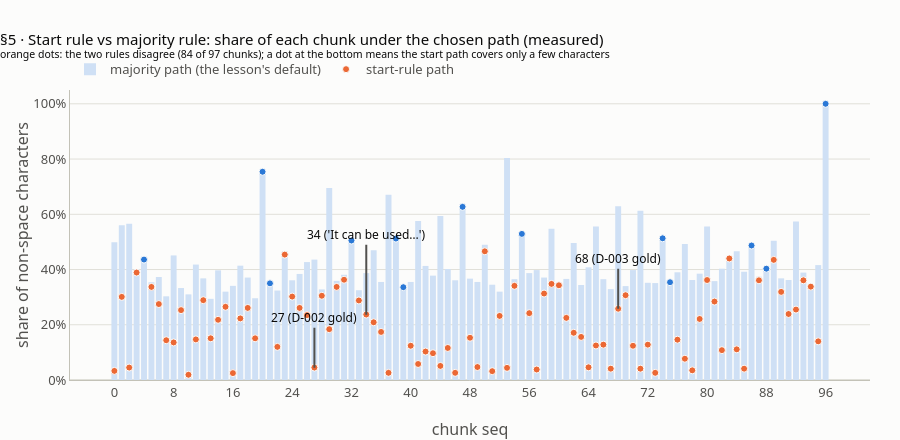
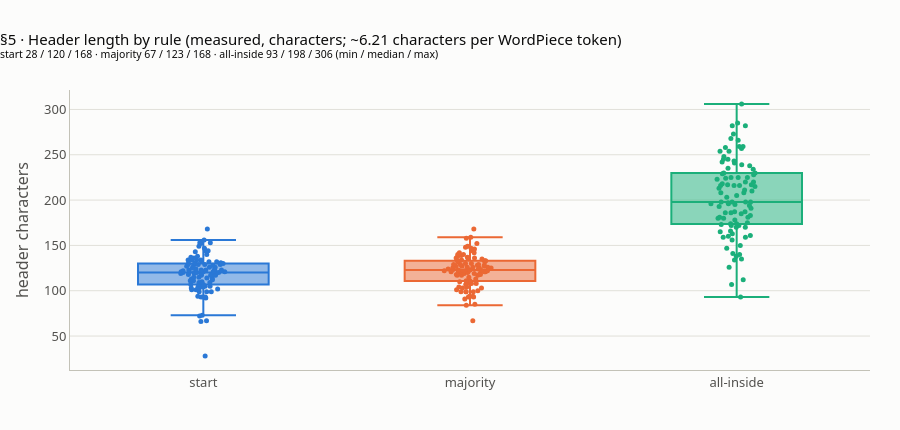

Notebook code for these charts, in order:
### Markdown cell above
## 5 · Which heading a chunk gets

**What this verifies** (lesson step 5, `#assign`; fact K4). A chunk of 1,000 characters on a page with a heading every 257 characters usually holds **several** headings (**94 of 97** hold two or more). Which path goes in its header? Three rules:
- **start rule:** the path in effect at the chunk's first non-space character;
- **majority rule:** the path that covers the most non-space characters of the chunk (the lesson's default);
- **all-inside:** the start path plus every heading that starts inside the chunk (long: 93 / 198 / 306 characters).

Start and majority disagree on **84 of 97** chunks. The running example shows why it matters:
- **chunk 27** (D-002 gold, p.10) starts on the Chapter 6 heading itself, so the start rule gives just `Chapter 6: Global and Local Climate Action`; the majority rule gives `Chapter 6 › International Collaboration › Paris Agreement`, where the answer is.
- **chunk 68** (D-003 gold, p.23): the start rule gives `Chapter 15 › Carbon Capture and Utilization › Direct Air Capture (DAC)`, the **wrong chapter** for its Paris text; the majority rule gives `Chapter 16 › International Agreements › Paris Agreement`.
- **chunk 34** (p.12) is the counter-case: it starts "It can be used for tracking carbon credits", and the start rule's `Chapter 8 › Emerging Technologies › Blockchain for Climate Action` names what "it" is, while the majority rule's `Chapter 8 › Policy and Governance › Integrated Climate Policies` does not. Neither rule is right for every chunk.

**The first chart** shows, for every chunk, the share of its non-space characters that sit under the start-rule path and under the majority path. **The second** compares header lengths under the three rules.

### Code cell
starts_with_head = [i for i, c in enumerate(chunks) if any(h[3] == first_nonspace(c) for h in H)]
diff = [i for i in range(N) if START[i] != MAJ[i]]
multi = [i for i, c in enumerate(chunks) if len(inside(c)) >= 2]
check("§5 chunks containing >= 2 headings (K4)", len(multi), 94)
check("§5 chunks whose first non-space character starts a heading (K4)", len(starts_with_head), 21)
check("§5 start-rule path != majority-rule path (K4)", len(diff), 84)
check("§5 the 13 chunks where the rules agree (K4)", [i for i in range(N) if i not in diff],
      [4, 20, 21, 32, 38, 39, 47, 55, 74, 75, 86, 88, 96])

EXAMPLES = {
    27: dict(span=[20555, 21506], page=10,
             start="Chapter 6: Global and Local Climate Action",
             major="Chapter 6: Global and Local Climate Action › International Collaboration › Paris Agreement",
             inside=["Chapter 6: Global and Local Climate Action", "International Collaboration",
                     "United Nations Framework Convention on Climate Change (UNFCCC)", "Paris Agreement",
                     "National Strategies", "Carbon Pricing"]),
    68: dict(span=[50756, 51413], page=23,
             start="Chapter 15: Climate Change and Technology › Carbon Capture and Utilization › Direct Air Capture (DAC)",
             major="Chapter 16: Global Cooperation and Governance › International Agreements › Paris Agreement",
             inside=["Chapter 16: Global Cooperation and Governance", "International Agreements", "Paris Agreement"]),
    34: dict(span=[25535, 26463], page=12,
             start="Chapter 8: Future Directions and Innovations › Emerging Technologies › Blockchain for Climate Action",
             major="Chapter 8: Future Directions and Innovations › Policy and Governance › Integrated Climate Policies",
             inside=["Bioengineering", "Policy and Governance", "Integrated Climate Policies", "International Cooperation"]),
}
for i, ex in EXAMPLES.items():
    c = chunks[i]
    tag = {27: "D-002 gold", 68: "D-003 gold", 34: "the counter-case"}[i]
    check(f"§5 chunk {i} ({tag}): page and span (K4)", [PAGE[i], c["char_start"], c["char_end"]], [ex["page"], *ex["span"]])
    check(f"§5 chunk {i}: start rule (K4)", fmt_path(START[i], False), ex["start"])
    check(f"§5 chunk {i}: majority rule (K4)", fmt_path(MAJ[i], False), ex["major"])
    check(f"§5 chunk {i}: headings inside (K4)", [h[1] for h in inside(c)], ex["inside"])
check("§5 chunk 68: the start rule names the wrong chapter for D-003's Paris text (K4)",
      [START[68][1].split(":")[0], MAJ[68][1].split(":")[0], "Paris" in chunks[68]["text"]], ["Chapter 15", "Chapter 16", True])

ALL_IN = [fmt_path(START[i]) + "".join(f" | {h[1]}" for h in inside(c) if h[3] > first_nonspace(c))
          for i, c in enumerate(chunks)]
RULES = {"start": HDR["path"], "majority": HDR["major"], "all-inside": ALL_IN}
RULE_STATS = {}
for name, hs in RULES.items():
    L = [len(h) for h in hs]
    est = [wp(len(h) + 2 + len(c["text"])) + 2 for h, c in zip(hs, chunks)]
    RULE_STATS[name] = [min(L), int(statistics.median(L)), max(L), len(set(hs)), sum(x > 256 for x in est)]
    print(f"   rule {name:10s}: header chars min/median/max {RULE_STATS[name][:3]}; distinct {RULE_STATS[name][3]};"
          f" header+chunk over 256 (DERIVED) {RULE_STATS[name][4]}")
check("§5 header length by rule: chars min / median / max, distinct, over 256 DERIVED (K4)", RULE_STATS,
      {"start": [28, 120, 168, 97, 0], "majority": [67, 123, 168, 96, 0], "all-inside": [93, 198, 306, 97, 0]})

# chart 1: the share of each chunk's non-space characters under the start path and under the majority path
tot = [sum(v.values()) for v in VOTES]
sh_start = [VOTES[i][START[i]] / tot[i] for i in range(N)]
sh_major = [VOTES[i][MAJ[i]] / tot[i] for i in range(N)]
fig = go.Figure()
fig.add_bar(x=list(range(N)), y=[round(x, 3) for x in sh_major], name="majority path (the lesson's default)",
            marker=dict(color=LIGHT, line=dict(width=0)),
            customdata=[fmt_path(MAJ[i], False) for i in range(N)],
            hovertemplate="chunk %{x}: majority path covers %{y:.0%}<br>%{customdata}<extra></extra>")
fig.add_scatter(x=list(range(N)), y=[round(x, 3) for x in sh_start], mode="markers", name="start-rule path",
                marker=dict(size=7, color=[ORANGE if i in diff else BLUE for i in range(N)], line=dict(width=1, color=SURFACE)),
                customdata=[fmt_path(START[i], False) for i in range(N)],
                hovertemplate="chunk %{x}: start path covers %{y:.0%}<br>%{customdata}<extra></extra>")
for i, txt, ay in ((27, "27 (D-002 gold)", -50), (34, "34 ('It can be used…')", -80), (68, "68 (D-003 gold)", -50)):
    fig.add_annotation(x=i, y=sh_start[i], text=txt, showarrow=True, arrowhead=0, ax=0, ay=ay, arrowcolor=INK2,
                       font=dict(size=12, color=INK))
fig.update_layout(height=440, barmode="overlay",
                  title="§5 · Start rule vs majority rule: share of each chunk under the chosen path (measured)"
                        "<br><sup>orange dots: the two rules disagree (84 of 97 chunks); a dot at the bottom means the "
                        "start path covers only a few characters</sup>",
                  xaxis=dict(title="chunk seq", dtick=8), yaxis=dict(title="share of non-space characters", tickformat=".0%",
                                                                     range=[0, 1.05]))
fig.show()

# chart 2: header length by rule
fig = go.Figure()
for (name, hs), col in zip(RULES.items(), (BLUE, ORANGE, AQUA)):
    fig.add_box(y=[len(h) for h in hs], name=name, boxpoints="all", jitter=0.4, pointpos=0, marker=dict(size=5, color=col),
                line=dict(color=col), customdata=list(range(N)),
                hovertemplate=f"{name}: chunk %{{customdata}} header %{{y}} chars<extra></extra>")
fig.update_layout(height=430, showlegend=False,
                  title="§5 · Header length by rule (measured, characters; ~6.21 characters per WordPiece token)"
                        "<br><sup>start 28 / 120 / 168 · majority 67 / 123 / 168 · all-inside 93 / 198 / 306 "
                        "(min / median / max)</sup>",
                  yaxis=dict(title="header characters"))
fig.show()

### Figure 1 — Plotly figure (JSON) as saved in the notebook; plotly's stock layout.template omitted (floating-point values rounded to 4 significant figures)
{"data": [{"customdata": ["Chapter 1: Introduction to Climate Change › Historical Context", "Chapter 1: Introduction to Climate Change › Modern Observations", "Chapter 2: Causes of Climate Change › Greenhouse Gases", "Chapter 2: Causes of Climate Change › Greenhouse Gases › Oil", "Chapter 2: Causes of Climate Change › Greenhouse Gases › Natural Gas", "Chapter 2: Causes of Climate Change › Deforestation › Boreal Forests", "Chapter 2: Causes of Climate Change › Agriculture › Fertilizers", "Chapter 3: Effects of Climate Change › Rising Temperatures › Heatwaves", "Chapter 3: Effects of Climate Change › Rising Temperatures › Changing Seasons", "Chapter 3: Effects of Climate Change › Melting Ice and Rising Sea Levels › Coastal Erosion", "Chapter 3: Effects of Climate Change › Extreme Weather Events › Droughts", "Chapter 3: Effects of Climate Change › Extreme Weather Events › Flooding", "Chapter 4: Mitigation and Adaptation", "Chapter 4: Mitigation and Adaptation › Renewable Energy › Solar Power", "Chapter 4: Mitigation and Adaptation › Renewable Energy › Hydroelectric Power", "Chapter 4: Mitigation and Adaptation › Energy Efficiency › Industrial Efficiency", "Chapter 4: Mitigation and Adaptation › Reforestation and Afforestation › Reforestation Projects", "Chapter 4: Mitigation and Adaptation › Climate Policy", "Chapter 4: Mitigation and Adaptation › Research and Innovation", "Chapter 4: Mitigation and Adaptation › Research and Innovation › Sustainable Agriculture", "Chapter 4: Mitigation and Adaptation › Research and Innovation › Sustainable Agriculture", "Chapter 5: The Role of Technology in Climate Change Mitigation › Advanced Renewable Energy Solutions › Next-Generation Solar Technologies", "Chapter 5: The Role of Technology in Climate Change Mitigation › Energy Storage and Grid Management › Battery Storage", "Chapter 5: The Role of Technology in Climate Change Mitigation › Carbon Capture and Utilization › Direct Air Capture", "Chapter 5: The Role of Technology in Climate Change Mitigation › Sustainable Transportation › Electric Vehicles", "Chapter 5: The Role of Technology in Climate Change Mitigation › Sustainable Transportation › Public Transportation Innovations", "Chapter 5: The Role of Technology in Climate Change Mitigation › Sustainable Agriculture and Land Use › Regenerative Agriculture", "Chapter 6: Global and Local Climate Action › International Collaboration › Paris Agreement", "Chapter 6: Global and Local Climate Action › National Strategies › Emission Reduction Regulations", "Chapter 6: Global and Local Climate Action › Local and Community Initiatives › Urban Climate Action", "Chapter 6: Global and Local Climate Action › Local and Community Initiatives › Education and Awareness", "Chapter 7: The Economics of Climate Change › Costs of Inaction › Social and Environmental Costs", "Chapter 7: The Economics of Climate Change › Benefits of Climate Action › Economic Opportunities", "Chapter 8: Future Directions and Innovations › Emerging Technologies › Artificial Intelligence and Machine Learning", "Chapter 8: Future Directions and Innovations › Policy and Governance › Integrated Climate Policies", "Chapter 8: Future Directions and Innovations › Policy and Governance › International Cooperation", "Chapter 8: Future Directions and Innovations › Social and Cultural Change › Behavioral Shifts", "Chapter 8: Future Directions and Innovations › Social and Cultural Change › Youth Engagement", "Chapter 9: Climate Change and Biodiversity › Impact on Ecosystems › Terrestrial Ecosystems", "Chapter 9: Climate Change and Biodiversity › Impact on Ecosystems › Freshwater Ecosystems", "Chapter 9: Climate Change and Biodiversity › Integrating Biodiversity and Climate Action › Nature-Based Solutions", "Chapter 9: Climate Change and Biodiversity › Integrating Biodiversity and Climate Action › Climate-Resilient Conservation", "Chapter 10: Climate Change and Human Health › Health Impacts › Vector-Borne Diseases", "Chapter 10: Climate Change and Human Health › Health Impacts › Respiratory and Cardiovascular Diseases", "Chapter 10: Climate Change and Human Health › Health Adaptation Strategies › Public Health Infrastructure", "Chapter 10: Climate Change and Human Health › Health Adaptation Strategies › Climate-Smart Healthcare", "Chapter 10: Climate Change and Human Health › Global Health Initiatives › Research and Innovation", "Chapter 11: Education and Advocacy › Climate Education › Teacher Training", "Chapter 11: Education and Advocacy › Advocacy and Activism › Policy Advocacy", "Chapter 11: Education and Advocacy › Advocacy and Activism › Youth Leadership", "Chapter 11: Education and Advocacy › Media and Communication › Public Engagement", "Chapter 12: The Path Forward › Vision for a Sustainable Future › Holistic Approach", "Chapter 12: The Path Forward › Taking Action › Community Initiatives", "Chapter 12: The Path Forward › Taking Action › Policy and Governance", "Chapter 12: The Path Forward › Commitment to Future Generations › Education and Empowerment", "Chapter 12: The Path Forward › Commitment to Future Generations › Global Vision", "Chapter 13: Climate Change and Social Justice › Climate Justice › Environmental Racism", "Chapter 13: Climate Change and Social Justice › Indigenous Knowledge and Leadership › Indigenous Leadership", "Chapter 13: Climate Change and Social Justice › Gender and Climate Change › Gendered Impacts", "Chapter 13: Climate Change and Social Justice › Gender and Climate Change › Gender-Responsive Policies", "Chapter 14: Climate Change and the Economy › Economic Transformation › Circular Economy", "Chapter 14: Climate Change and the Economy › Job Creation and Workforce Development › Green Jobs", "Chapter 14: Climate Change and the Economy › Job Creation and Workforce Development › Economic Resilience", "Chapter 14: Climate Change and the Economy › Sustainable Business Practices › Innovation and Entrepreneurship", "Chapter 15: Climate Change and Technology › Clean Energy Technologies › Energy Storage", "Chapter 15: Climate Change and Technology › Clean Energy Technologies › Hydrogen Energy", "Chapter 15: Climate Change and Technology › Digital Technologies › Artificial Intelligence (AI)", "Chapter 15: Climate Change and Technology › Carbon Capture and Utilization › Carbon Capture and Storage (CCS)", "Chapter 16: Global Cooperation and Governance › International Agreements › Paris Agreement", "Chapter 16: Global Cooperation and Governance › International Agreements › Montreal Protocol", "Chapter 16: Global Cooperation and Governance › Regional and National Initiatives › China's Climate Strategy", "Chapter 16: Global Cooperation and Governance › Global Climate Finance › Green Climate Fund", "Chapter 16: Global Cooperation and Governance › Capacity Building and Technology Transfer › Capacity Building", "Chapter 16: Global Cooperation and Governance › Capacity Building and Technology Transfer › Technology Transfer", "Chapter 17: Building Climate Resilience › Resilient Infrastructure › Climate-Resilient Design", "Chapter 17: Building Climate Resilience › Resilient Infrastructure › Adaptation Planning", "Chapter 17: Building Climate Resilience › Nature-Based Solutions › Ecosystem Restoration", "Chapter 17: Building Climate Resilience › Nature-Based Solutions › Sustainable Land Management", "Chapter 17: Building Climate Resilience › Innovative Adaptation Strategies › Climate-Resilient Agriculture", "Chapter 18: Moving Forward Together › Collective Action › Global Collaboration", "Chapter 18: Moving Forward Together › Collective Action › Citizen Science", "Chapter 18: Moving Forward Together › Hope and Inspiration › Role Models and Champions", "Chapter 18: Moving Forward Together › Vision for the Future › Sustainable Development Goals", "Chapter 19: Climate Change and Policy › Policy Development and Implementation › National Climate Policies", "Chapter 19: Climate Change and Policy › Policy Development and Implementation › Policy Instruments", "Chapter 19: Climate Change and Policy › International Climate Negotiations › Climate Finance Commitments", "Chapter 19: Climate Change and Policy › International Climate Negotiations › Technology Transfer and Capacity Building", "Chapter 19: Climate Change and Policy › National and Local Leadership › Cross-Sector Collaboration", "Chapter 20: Climate Change and Innovation › Technological Innovation › Renewable Energy Innovations", "Chapter 20: Climate Change and Innovation › Social Innovation › Behavioral Change Programs", "Chapter 20: Climate Change and Innovation › Social Innovation › Innovative Financing Models", "Chapter 20: Climate Change and Innovation › Governance Innovation › Participatory Governance", "Chapter 21: Climate Change and Cultural Shifts › Changing Cultural Narratives › Climate Stories", "Chapter 21: Climate Change and Cultural Shifts › Changing Cultural Narratives › Media and Arts", "Chapter 21: Climate Change and Cultural Shifts › Educational Initiatives › Public Awareness Campaigns", "Chapter 21: Climate Change and Cultural Shifts › Intergenerational Dialogue › Youth Engagement", "Chapter 21: Climate Change and Cultural Shifts › Intergenerational Dialogue › Legacy and Responsibility"], "hovertemplate": "chunk %{x}: majority path covers %{y:.0%}<br>%{customdata}<extra></extra>", "marker": {"color": "#cfe0f5", "line": {"width": 0}}, "name": "majority path (the lesson's default)", "x": [0, 1, 2, 3, 4, 5, 6, 7, 8, 9, 10, 11, 12, 13, 14, 15, 16, 17, 18, 19, 20, 21, 22, 23, 24, 25, 26, 27, 28, 29, 30, 31, 32, 33, 34, 35, 36, 37, 38, 39, 40, 41, 42, 43, 44, 45, 46, 47, 48, 49, 50, 51, 52, 53, 54, 55, 56, 57, 58, 59, 60, 61, 62, 63, 64, 65, 66, 67, 68, 69, 70, 71, 72, 73, 74, 75, 76, 77, 78, 79, 80, 81, 82, 83, 84, 85, 86, 87, 88, 89, 90, 91, 92, 93, 94, 95, 96], "y": [0.499, 0.56, 0.566, 0.402, 0.436, 0.354, 0.373, 0.303, 0.451, 0.333, 0.31, 0.418, 0.368, 0.294, 0.397, 0.32, 0.341, 0.414, 0.371, 0.296, 0.754, 0.35, 0.324, 0.465, 0.361, 0.384, 0.427, 0.436, 0.328, 0.695, 0.359, 0.381, 0.505, 0.325, 0.387, 0.47, 0.355, 0.671, 0.512, 0.336, 0.355, 0.576, 0.413, 0.378, 0.594, 0.402, 0.361, 0.627, 0.367, 0.355, 0.49, 0.345, 0.32, 0.804, 0.365, 0.529, 0.387, 0.398, 0.371, 0.548, 0.354, 0.366, 0.496, 0.344, 0.408, 0.556, 0.365, 0.329, 0.629, 0.34, 0.398, 0.613, 0.352, 0.351, 0.513, 0.354, 0.39, 0.492, 0.362, 0.385, 0.556, 0.358, 0.403, 0.443, 0.466, 0.392, 0.487, 0.374, 0.403, 0.504, 0.368, 0.362, 0.574, 0.389, 0.342, 0.416, 1.0], "type": "bar"}, {"customdata": ["", "Chapter 1: Introduction to Climate Change › Historical Context", "Chapter 2: Causes of Climate Change", "Chapter 2: Causes of Climate Change › Greenhouse Gases › Coal", "Chapter 2: Causes of Climate Change › Greenhouse Gases › Natural Gas", "Chapter 2: Causes of Climate Change › Deforestation › Tropical Deforestation", "Chapter 2: Causes of Climate Change › Agriculture › Livestock Emissions", "Chapter 2: Causes of Climate Change › Agriculture › Fertilizers", "Chapter 3: Effects of Climate Change › Rising Temperatures › Heatwaves", "Chapter 3: Effects of Climate Change › Melting Ice and Rising Sea Levels › Polar Ice Melt", "Chapter 3: Effects of Climate Change › Melting Ice and Rising Sea Levels › Coastal Erosion", "Chapter 3: Effects of Climate Change › Extreme Weather Events › Droughts", "Chapter 3: Effects of Climate Change › Ocean Acidification › Coral Reefs", "Chapter 4: Mitigation and Adaptation", "Chapter 4: Mitigation and Adaptation › Renewable Energy › Wind Power", "Chapter 4: Mitigation and Adaptation › Energy Efficiency › Building Efficiency", "Chapter 4: Mitigation and Adaptation › Energy Efficiency › Industrial Efficiency", "Chapter 4: Mitigation and Adaptation › Reforestation and Afforestation › Afforestation Initiatives", "Chapter 4: Mitigation and Adaptation › Climate Policy › National Policies", "Chapter 4: Mitigation and Adaptation › Research and Innovation", "Chapter 4: Mitigation and Adaptation › Research and Innovation › Sustainable Agriculture", "Chapter 5: The Role of Technology in Climate Change Mitigation › Advanced Renewable Energy Solutions › Next-Generation Solar Technologies", "Chapter 5: The Role of Technology in Climate Change Mitigation › Advanced Renewable Energy Solutions › Offshore Wind Farms", "Chapter 5: The Role of Technology in Climate Change Mitigation › Energy Storage and Grid Management › Pumped Hydro Storage", "Chapter 5: The Role of Technology in Climate Change Mitigation › Carbon Capture and Utilization › Carbon Utilization", "Chapter 5: The Role of Technology in Climate Change Mitigation › Sustainable Transportation › Hydrogen Fuel Cells", "Chapter 5: The Role of Technology in Climate Change Mitigation › Sustainable Agriculture and Land Use › Precision Agriculture", "Chapter 6: Global and Local Climate Action", "Chapter 6: Global and Local Climate Action › National Strategies › Carbon Pricing", "Chapter 6: Global and Local Climate Action › National Strategies › Emission Reduction Regulations", "Chapter 6: Global and Local Climate Action › Local and Community Initiatives › Community-Based Conservation", "Chapter 7: The Economics of Climate Change › Costs of Inaction › Economic Impacts of Climate Change", "Chapter 7: The Economics of Climate Change › Benefits of Climate Action › Economic Opportunities", "Chapter 7: The Economics of Climate Change › Benefits of Climate Action › Ecosystem Services", "Chapter 8: Future Directions and Innovations › Emerging Technologies › Blockchain for Climate Action", "Chapter 8: Future Directions and Innovations › Policy and Governance › Integrated Climate Policies", "Chapter 8: Future Directions and Innovations › Policy and Governance › Public-Private Partnerships", "Chapter 8: Future Directions and Innovations › Social and Cultural Change › Cultural Transformations", "Chapter 9: Climate Change and Biodiversity › Impact on Ecosystems › Terrestrial Ecosystems", "Chapter 9: Climate Change and Biodiversity › Impact on Ecosystems › Freshwater Ecosystems", "Chapter 9: Climate Change and Biodiversity › Conservation Strategies › Habitat Restoration", "Chapter 9: Climate Change and Biodiversity › Integrating Biodiversity and Climate Action › Nature-Based Solutions", "Chapter 9: Climate Change and Biodiversity › Integrating Biodiversity and Climate Action › Biodiversity in Climate Policy", "Chapter 10: Climate Change and Human Health › Health Impacts › Vector-Borne Diseases", "Chapter 10: Climate Change and Human Health › Health Adaptation Strategies", "Chapter 10: Climate Change and Human Health › Health Adaptation Strategies › Community Engagement", "Chapter 10: Climate Change and Human Health › Global Health Initiatives › International Collaboration", "Chapter 11: Education and Advocacy › Climate Education › Teacher Training", "Chapter 11: Education and Advocacy › Climate Education › Community Education", "Chapter 11: Education and Advocacy › Advocacy and Activism › Policy Advocacy", "Chapter 11: Education and Advocacy › Media and Communication › Journalism and Media Coverage", "Chapter 12: The Path Forward › Vision for a Sustainable Future", "Chapter 12: The Path Forward › Vision for a Sustainable Future › Global Solidarity", "Chapter 12: The Path Forward › Taking Action › Community Initiatives", "Chapter 12: The Path Forward › Commitment to Future Generations › Intergenerational Equity", "Chapter 12: The Path Forward › Commitment to Future Generations › Global Vision", "Chapter 13: Climate Change and Social Justice › Climate Justice › Understanding Climate Justice", "Chapter 13: Climate Change and Social Justice › Indigenous Knowledge and Leadership", "Chapter 13: Climate Change and Social Justice › Indigenous Knowledge and Leadership › Land Rights and Protection", "Chapter 13: Climate Change and Social Justice › Gender and Climate Change › Women's Leadership", "Chapter 14: Climate Change and the Economy › Economic Transformation › Green Economy", "Chapter 14: Climate Change and the Economy › Economic Transformation › Sustainable Finance", "Chapter 14: Climate Change and the Economy › Job Creation and Workforce Development › Skill Development", "Chapter 14: Climate Change and the Economy › Sustainable Business Practices › Corporate Responsibility", "Chapter 15: Climate Change and Technology", "Chapter 15: Climate Change and Technology › Clean Energy Technologies › Energy Storage", "Chapter 15: Climate Change and Technology › Digital Technologies › Smart Grids", "Chapter 15: Climate Change and Technology › Digital Technologies › Artificial Intelligence (AI)", "Chapter 15: Climate Change and Technology › Carbon Capture and Utilization › Direct Air Capture (DAC)", "Chapter 16: Global Cooperation and Governance › International Agreements › Kyoto Protocol", "Chapter 16: Global Cooperation and Governance › Regional and National Initiatives › European Green Deal", "Chapter 16: Global Cooperation and Governance › Global Climate Finance", "Chapter 16: Global Cooperation and Governance › Global Climate Finance › Climate Bonds", "Chapter 16: Global Cooperation and Governance › Capacity Building and Technology Transfer › Capacity Building", "Chapter 17: Building Climate Resilience › Resilient Infrastructure › Climate-Resilient Design", "Chapter 17: Building Climate Resilience › Resilient Infrastructure › Adaptation Planning", "Chapter 17: Building Climate Resilience › Community Resilience › Emergency Preparedness", "Chapter 17: Building Climate Resilience › Nature-Based Solutions › Ecosystem Restoration", "Chapter 17: Building Climate Resilience › Innovative Adaptation Strategies", "Chapter 17: Building Climate Resilience › Innovative Adaptation Strategies › Urban Resilience", "Chapter 18: Moving Forward Together › Collective Action › Interdisciplinary Approaches", "Chapter 18: Moving Forward Together › Hope and Inspiration › Positive Narratives", "Chapter 18: Moving Forward Together › Hope and Inspiration › Empowerment and Agency", "Chapter 18: Moving Forward Together › Vision for the Future › Legacy for Future Generations", "Chapter 19: Climate Change and Policy › Policy Development and Implementation › National Climate Policies", "Chapter 19: Climate Change and Policy › Policy Development and Implementation › Monitoring and Enforcement", "Chapter 19: Climate Change and Policy › International Climate Negotiations › Technology Transfer and Capacity Building", "Chapter 19: Climate Change and Policy › National and Local Leadership › Public Participation", "Chapter 20: Climate Change and Innovation › Technological Innovation › Renewable Energy Innovations", "Chapter 20: Climate Change and Innovation › Technological Innovation › Advanced Materials", "Chapter 20: Climate Change and Innovation › Social Innovation › Community-Based Solutions", "Chapter 20: Climate Change and Innovation › Governance Innovation › Adaptive Governance", "Chapter 20: Climate Change and Innovation › Governance Innovation › Collaborative Platforms", "Chapter 21: Climate Change and Cultural Shifts › Changing Cultural Narratives › Cultural Movements", "Chapter 21: Climate Change and Cultural Shifts › Educational Initiatives › Climate Education in Schools", "Chapter 21: Climate Change and Cultural Shifts › Educational Initiatives › Lifelong Learning", "Chapter 21: Climate Change and Cultural Shifts › Intergenerational Dialogue › Legacy and Responsibility"], "hovertemplate": "chunk %{x}: start path covers %{y:.0%}<br>%{customdata}<extra></extra>", "marker": {"color": ["#eb6834", "#eb6834", "#eb6834", "#eb6834", "#2a78d6", "#eb6834", "#eb6834", "#eb6834", "#eb6834", "#eb6834", "#eb6834", "#eb6834", "#eb6834", "#eb6834", "#eb6834", "#eb6834", "#eb6834", "#eb6834", "#eb6834", "#eb6834", "#2a78d6", "#2a78d6", "#eb6834", "#eb6834", "#eb6834", "#eb6834", "#eb6834", "#eb6834", "#eb6834", "#eb6834", "#eb6834", "#eb6834", "#2a78d6", "#eb6834", "#eb6834", "#eb6834", "#eb6834", "#eb6834", "#2a78d6", "#2a78d6", "#eb6834", "#eb6834", "#eb6834", "#eb6834", "#eb6834", "#eb6834", "#eb6834", "#2a78d6", "#eb6834", "#eb6834", "#eb6834", "#eb6834", "#eb6834", "#eb6834", "#eb6834", "#2a78d6", "#eb6834", "#eb6834", "#eb6834", "#eb6834", "#eb6834", "#eb6834", "#eb6834", "#eb6834", "#eb6834", "#eb6834", "#eb6834", "#eb6834", "#eb6834", "#eb6834", "#eb6834", "#eb6834", "#eb6834", "#eb6834", "#2a78d6", "#2a78d6", "#eb6834", "#eb6834", "#eb6834", "#eb6834", "#eb6834", "#eb6834", "#eb6834", "#eb6834", "#eb6834", "#eb6834", "#2a78d6", "#eb6834", "#2a78d6", "#eb6834", "#eb6834", "#eb6834", "#eb6834", "#eb6834", "#eb6834", "#eb6834", "#2a78d6"], "line": {"color": "#fcfcfb", "width": 1}, "size": 7}, "mode": "markers", "name": "start-rule path", "x": [0, 1, 2, 3, 4, 5, 6, 7, 8, 9, 10, 11, 12, 13, 14, 15, 16, 17, 18, 19, 20, 21, 22, 23, 24, 25, 26, 27, 28, 29, 30, 31, 32, 33, 34, 35, 36, 37, 38, 39, 40, 41, 42, 43, 44, 45, 46, 47, 48, 49, 50, 51, 52, 53, 54, 55, 56, 57, 58, 59, 60, 61, 62, 63, 64, 65, 66, 67, 68, 69, 70, 71, 72, 73, 74, 75, 76, 77, 78, 79, 80, 81, 82, 83, 84, 85, 86, 87, 88, 89, 90, 91, 92, 93, 94, 95, 96], "y": [0.033, 0.301, 0.045, 0.389, 0.436, 0.337, 0.275, 0.144, 0.136, 0.253, 0.019, 0.147, 0.289, 0.151, 0.218, 0.265, 0.025, 0.223, 0.261, 0.151, 0.754, 0.35, 0.12, 0.454, 0.302, 0.261, 0.235, 0.045, 0.305, 0.184, 0.337, 0.363, 0.505, 0.288, 0.237, 0.209, 0.174, 0.026, 0.512, 0.336, 0.124, 0.058, 0.103, 0.097, 0.051, 0.116, 0.026, 0.627, 0.153, 0.047, 0.466, 0.032, 0.232, 0.044, 0.341, 0.529, 0.242, 0.038, 0.313, 0.348, 0.343, 0.225, 0.171, 0.156, 0.046, 0.125, 0.128, 0.041, 0.258, 0.307, 0.124, 0.041, 0.128, 0.026, 0.513, 0.354, 0.146, 0.077, 0.035, 0.221, 0.362, 0.284, 0.108, 0.44, 0.111, 0.041, 0.487, 0.361, 0.403, 0.435, 0.319, 0.239, 0.255, 0.361, 0.338, 0.14, 1.0], "type": "scatter"}], "layout": {"annotations": [{"arrowcolor": "#52514e", "arrowhead": 0, "ax": 0, "ay": -50, "font": {"color": "#0b0b0b", "size": 12}, "showarrow": true, "text": "27 (D-002 gold)", "x": 27, "y": 0.04472}, {"arrowcolor": "#52514e", "arrowhead": 0, "ax": 0, "ay": -80, "font": {"color": "#0b0b0b", "size": 12}, "showarrow": true, "text": "34 ('It can be used…')", "x": 34, "y": 0.2366}, {"arrowcolor": "#52514e", "arrowhead": 0, "ax": 0, "ay": -50, "font": {"color": "#0b0b0b", "size": 12}, "showarrow": true, "text": "68 (D-003 gold)", "x": 68, "y": 0.2577}], "xaxis": {"title": {"text": "chunk seq"}, "dtick": 8}, "yaxis": {"title": {"text": "share of non-space characters"}, "tickformat": ".0%", "range": [0, 1.05]}, "height": 440, "barmode": "overlay", "title": {"text": "§5 · Start rule vs majority rule: share of each chunk under the chosen path (measured)<br><sup>orange dots: the two rules disagree (84 of 97 chunks); a dot at the bottom means the start path covers only a few characters</sup>"}}}

### Figure 2 — Plotly figure (JSON) as saved in the notebook; plotly's stock layout.template omitted (floating-point values rounded to 4 significant figures)
{"data": [{"boxpoints": "all", "customdata": [0, 1, 2, 3, 4, 5, 6, 7, 8, 9, 10, 11, 12, 13, 14, 15, 16, 17, 18, 19, 20, 21, 22, 23, 24, 25, 26, 27, 28, 29, 30, 31, 32, 33, 34, 35, 36, 37, 38, 39, 40, 41, 42, 43, 44, 45, 46, 47, 48, 49, 50, 51, 52, 53, 54, 55, 56, 57, 58, 59, 60, 61, 62, 63, 64, 65, 66, 67, 68, 69, 70, 71, 72, 73, 74, 75, 76, 77, 78, 79, 80, 81, 82, 83, 84, 85, 86, 87, 88, 89, 90, 91, 92, 93, 94, 95, 96], "hovertemplate": "start: chunk %{customdata} header %{y} chars<extra></extra>", "jitter": 0.4, "line": {"color": "#2a78d6"}, "marker": {"color": "#2a78d6", "size": 5}, "name": "start", "pointpos": 0, "y": [28, 93, 66, 92, 99, 107, 102, 94, 101, 120, 121, 103, 103, 67, 99, 109, 111, 129, 104, 93, 119, 168, 153, 153, 147, 144, 156, 73, 112, 128, 138, 130, 127, 123, 131, 129, 129, 131, 121, 120, 121, 144, 152, 115, 105, 128, 132, 104, 107, 107, 123, 93, 113, 99, 121, 110, 126, 114, 143, 125, 115, 121, 134, 133, 72, 117, 109, 126, 132, 120, 134, 101, 117, 140, 124, 119, 118, 119, 105, 124, 117, 111, 114, 122, 136, 137, 149, 123, 130, 120, 120, 118, 122, 129, 134, 123, 134], "type": "box"}, {"boxpoints": "all", "customdata": [0, 1, 2, 3, 4, 5, 6, 7, 8, 9, 10, 11, 12, 13, 14, 15, 16, 17, 18, 19, 20, 21, 22, 23, 24, 25, 26, 27, 28, 29, 30, 31, 32, 33, 34, 35, 36, 37, 38, 39, 40, 41, 42, 43, 44, 45, 46, 47, 48, 49, 50, 51, 52, 53, 54, 55, 56, 57, 58, 59, 60, 61, 62, 63, 64, 65, 66, 67, 68, 69, 70, 71, 72, 73, 74, 75, 76, 77, 78, 79, 80, 81, 82, 83, 84, 85, 86, 87, 88, 89, 90, 91, 92, 93, 94, 95, 96], "hovertemplate": "majority: chunk %{customdata} header %{y} chars<extra></extra>", "jitter": 0.4, "line": {"color": "#eb6834"}, "marker": {"color": "#eb6834", "size": 5}, "name": "majority", "pointpos": 0, "y": [93, 94, 85, 91, 99, 99, 94, 101, 108, 121, 103, 103, 67, 100, 108, 111, 126, 84, 93, 119, 119, 168, 148, 147, 142, 158, 159, 121, 128, 130, 133, 126, 127, 146, 129, 127, 124, 123, 121, 120, 144, 152, 115, 133, 136, 132, 128, 104, 107, 108, 111, 113, 99, 99, 122, 110, 117, 138, 123, 133, 118, 127, 136, 140, 117, 118, 126, 140, 121, 123, 139, 122, 140, 142, 124, 119, 119, 125, 137, 109, 104, 117, 122, 136, 129, 135, 149, 129, 130, 121, 122, 123, 126, 125, 132, 125, 134], "type": "box"}, {"boxpoints": "all", "customdata": [0, 1, 2, 3, 4, 5, 6, 7, 8, 9, 10, 11, 12, 13, 14, 15, 16, 17, 18, 19, 20, 21, 22, 23, 24, 25, 26, 27, 28, 29, 30, 31, 32, 33, 34, 35, 36, 37, 38, 39, 40, 41, 42, 43, 44, 45, 46, 47, 48, 49, 50, 51, 52, 53, 54, 55, 56, 57, 58, 59, 60, 61, 62, 63, 64, 65, 66, 67, 68, 69, 70, 71, 72, 73, 74, 75, 76, 77, 78, 79, 80, 81, 82, 83, 84, 85, 86, 87, 88, 89, 90, 91, 92, 93, 94, 95, 96], "hovertemplate": "all-inside: chunk %{customdata} header %{y} chars<extra></extra>", "jitter": 0.4, "line": {"color": "#1baf7a"}, "marker": {"color": "#1baf7a", "size": 5}, "name": "all-inside", "pointpos": 0, "y": [93, 172, 107, 112, 140, 160, 174, 186, 173, 181, 194, 150, 181, 135, 163, 195, 215, 193, 180, 178, 259, 268, 245, 228, 218, 258, 198, 225, 229, 216, 266, 217, 166, 273, 230, 187, 224, 243, 141, 186, 248, 210, 306, 245, 159, 239, 259, 126, 191, 208, 174, 161, 198, 185, 165, 208, 170, 198, 211, 225, 156, 217, 216, 282, 159, 172, 235, 242, 225, 198, 238, 138, 223, 285, 147, 196, 213, 170, 175, 254, 180, 220, 234, 230, 257, 282, 216, 254, 187, 197, 196, 220, 241, 203, 183, 205, 134], "type": "box"}], "layout": {"height": 430, "showlegend": false, "title": {"text": "§5 · Header length by rule (measured, characters; ~6.21 characters per WordPiece token)<br><sup>start 28 / 120 / 168 · majority 67 / 123 / 168 · all-inside 93 / 198 / 306 (min / median / max)</sup>"}, "yaxis": {"title": {"text": "header characters"}}}}
